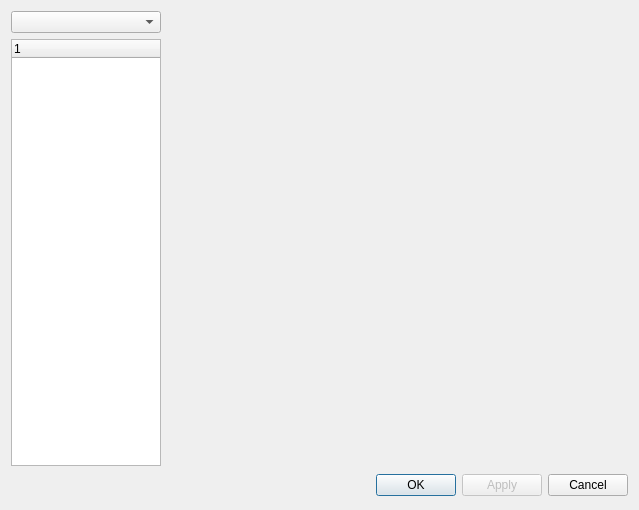
<?xml version="1.0" encoding="UTF-8"?>
<ui version="4.0">
 <class>qutimSettingsClass</class>
 <widget class="QDialog" name="qutimSettingsClass">
  <property name="geometry">
   <rect>
    <x>0</x>
    <y>0</y>
    <width>639</width>
    <height>510</height>
   </rect>
  </property>
  <property name="windowTitle">
   <string>Settings</string>
  </property>
  <property name="windowIcon">
   <iconset>
    <normaloff>:/icons/crystal_project/settings.png</normaloff>:/icons/crystal_project/settings.png</iconset>
  </property>
  <layout class="QGridLayout" name="gridLayout">
   <item row="0" column="0">
    <layout class="QVBoxLayout" name="verticalLayout_2">
     <item>
      <layout class="QHBoxLayout" name="horizontalLayout">
       <item>
        <layout class="QVBoxLayout" name="verticalLayout">
         <item>
          <widget class="QComboBox" name="accountBox">
           <property name="minimumSize">
            <size>
             <width>120</width>
             <height>0</height>
            </size>
           </property>
          </widget>
         </item>
         <item>
          <widget class="QTreeWidget" name="settingsTree">
           <property name="sizePolicy">
            <sizepolicy hsizetype="Fixed" vsizetype="Expanding">
             <horstretch>0</horstretch>
             <verstretch>0</verstretch>
            </sizepolicy>
           </property>
           <property name="minimumSize">
            <size>
             <width>150</width>
             <height>0</height>
            </size>
           </property>
           <property name="maximumSize">
            <size>
             <width>150</width>
             <height>16777215</height>
            </size>
           </property>
           <property name="alternatingRowColors">
            <bool>false</bool>
           </property>
           <property name="verticalScrollMode">
            <enum>QAbstractItemView::ScrollPerItem</enum>
           </property>
           <property name="horizontalScrollMode">
            <enum>QAbstractItemView::ScrollPerItem</enum>
           </property>
           <property name="rootIsDecorated">
            <bool>false</bool>
           </property>
           <property name="animated">
            <bool>true</bool>
           </property>
           <property name="allColumnsShowFocus">
            <bool>true</bool>
           </property>
           <column>
            <property name="text">
             <string>1</string>
            </property>
           </column>
          </widget>
         </item>
        </layout>
       </item>
       <item>
        <widget class="QStackedWidget" name="settingsStack">
         <property name="minimumSize">
          <size>
           <width>330</width>
           <height>16</height>
          </size>
         </property>
         <property name="currentIndex">
          <number>-1</number>
         </property>
        </widget>
       </item>
      </layout>
     </item>
     <item>
      <layout class="QHBoxLayout">
       <item>
        <spacer>
         <property name="orientation">
          <enum>Qt::Horizontal</enum>
         </property>
         <property name="sizeHint" stdset="0">
          <size>
           <width>71</width>
           <height>27</height>
          </size>
         </property>
        </spacer>
       </item>
       <item>
        <widget class="QPushButton" name="okButton">
         <property name="text">
          <string>OK</string>
         </property>
         <property name="icon">
          <iconset>
           <normaloff>:/icons/crystal_project/apply.png</normaloff>:/icons/crystal_project/apply.png</iconset>
         </property>
        </widget>
       </item>
       <item>
        <widget class="QPushButton" name="applyButton">
         <property name="enabled">
          <bool>false</bool>
         </property>
         <property name="text">
          <string>Apply</string>
         </property>
         <property name="icon">
          <iconset>
           <normaloff>:/icons/crystal_project/apply.png</normaloff>:/icons/crystal_project/apply.png</iconset>
         </property>
        </widget>
       </item>
       <item>
        <widget class="QPushButton" name="cancelButton">
         <property name="text">
          <string>Cancel</string>
         </property>
         <property name="icon">
          <iconset>
           <normaloff>:/icons/crystal_project/cancel.png</normaloff>:/icons/crystal_project/cancel.png</iconset>
         </property>
        </widget>
       </item>
      </layout>
     </item>
    </layout>
   </item>
  </layout>
 </widget>
 <layoutdefault spacing="6" margin="11"/>
 <resources/>
 <connections>
  <connection>
   <sender>cancelButton</sender>
   <signal>clicked()</signal>
   <receiver>qutimSettingsClass</receiver>
   <slot>reject()</slot>
   <hints>
    <hint type="sourcelabel">
     <x>495</x>
     <y>386</y>
    </hint>
    <hint type="destinationlabel">
     <x>158</x>
     <y>346</y>
    </hint>
   </hints>
  </connection>
 </connections>
</ui>
